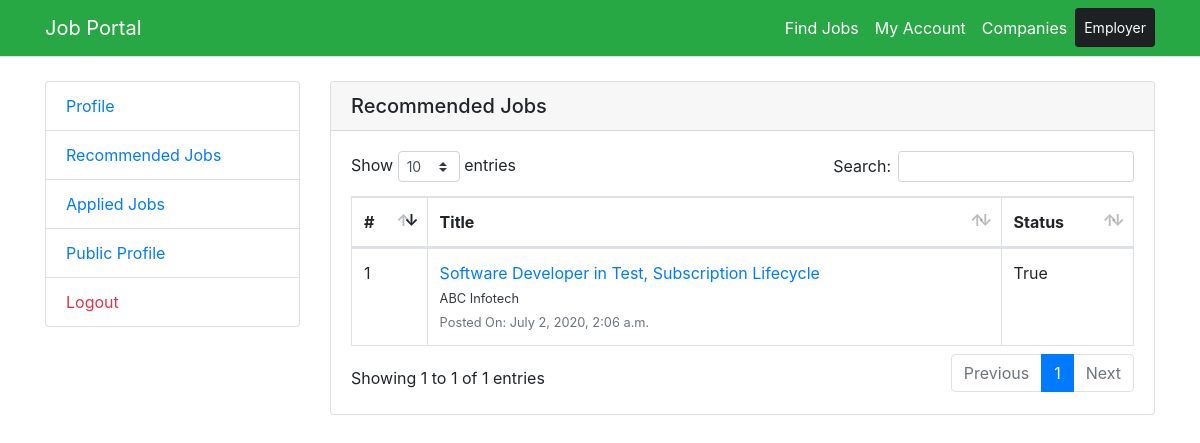
Screenshot of /recom-jobs/ (signed in) with the database file from the repository.
### main/models.py (models this page shows, shortened)
class Job(models.Model):
    company=models.ForeignKey(Company,on_delete=models.CASCADE)
    title=models.CharField(max_length=100)
    detail=models.TextField(blank=True)
    publish=models.BooleanField(default=True)
    post_date=models.DateTimeField(auto_now_add=True)

class Company(models.Model):
    title=models.CharField(max_length=20)
    email=models.CharField(max_length=50,default='',null=True)
    password=models.CharField(max_length=20,default='',null=True)
    detail=models.TextField(blank=True)
    contact_no=models.CharField(max_length=15)
    website=models.CharField(max_length=100,default='',null=True)
    address=models.CharField(max_length=150)
    active_status=models.BooleanField(default=True)
    class Meta:
        verbose_name_plural='Companies'

### main/e_views.py (the view)
# urls.py: path('recom-jobs/',e_views.recom_jobs,name='recom-jobs'),
def recom_jobs(request):
    emp=get_object_or_404(Employee,id=request.session['empId'])
    jobs=Job.objects.filter(title__icontains=emp.job_title,publish=True).order_by('-id')
    return render(request,'recom.html',{'jobs':jobs})

### main/context_processor.py (called while the page is built)
def company_noti_count(request):
    total_notification=0
    if 'companyId' in request.session:
        company=request.session['companyId']
        total_notification=Notification.objects.filter(receiver_id=company).count()
    return {'totalNotification':total_notification}

### main/templates/recom.html (shortened to what this page needs)
{% extends "base.html" %}
{% load static %}
{% load widget_tweaks %}
{% block content %}
<div class="row">
    <div class="col-md-3">
        {% include 'left-sidebar.html' %}
    </div>
    <div class="col-md-9">
        <div class="card">
            <h5 class="card-header">Recommended Jobs</h5>
            <div class="card-body">
                <table class="table table-bordered" id="dataTable">
                    <thead>
                        <tr>
                            <th>#</th>
                            <th>Title</th>
                            <th>Status</th>
                        </tr>
                    </thead>
                    <tbody>
                        {% if jobs %}
                            {% for job in jobs %}
                                <tr>
                                    <td>{{forloop.counter}}</td>
                                    <td>
                                        <a href="/job/detail/{{job.id}}">{{job.title}}</a>
                                        <br/><small class="text-muted"><a class="text-dark" href="/company/detail/{{job.company.id}}">{{job.company.title}}</a></small>
                                        <br/><small class="text-muted">Posted On: {{job.post_date}}</small>
                                    </td>
                                    <td>{{job.publish}}</td>
                                </tr>
                            {% endfor %}
                        {% endif %}
                    </tbody>
                </table>
            </div>
        </div>
    </div>
</div>
<link rel="stylesheet" href="{% static 'lib/dataTable/css/dataTables.bootstrap4.min.css' %}">
<link rel="stylesheet" href="{% static 'lib/dataTable/dataTables.min.css' %}">
{% endblock %}

### rows the page displays
Job: title "Software Developer in Test, Subscription Lifecycle", company "ABC Infotech", post_date "July 2, 2020, 2:06 a.m.", publish "True"
